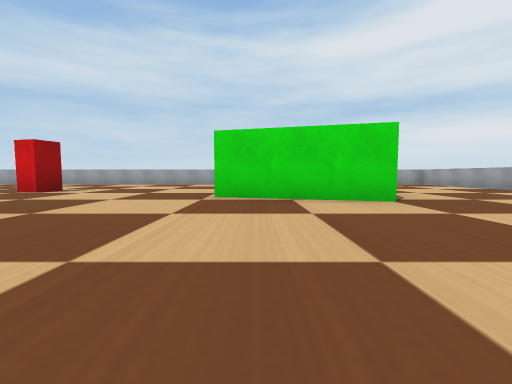
[1] (above)

16 first-person views from a walk through a world built for the Webots simulator. The camera is 0.07 m above the floor, tilts 4° down and sees 90° across. The floor is counted in squares, 0.2 m on a side. Each view is taken from the middle of a square. On the plan, view 1 faces up. The plan holds only what a view shows up to about 9 squares ahead; the rest is blank. The robots in the file are not drawn. Webots' stock objects and surfaces are drawn as simple stand-ins.

[2]
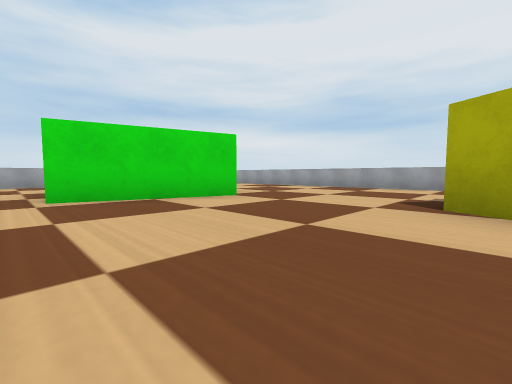

[3]
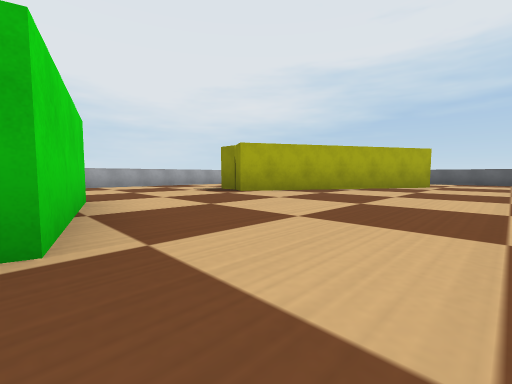

[4]
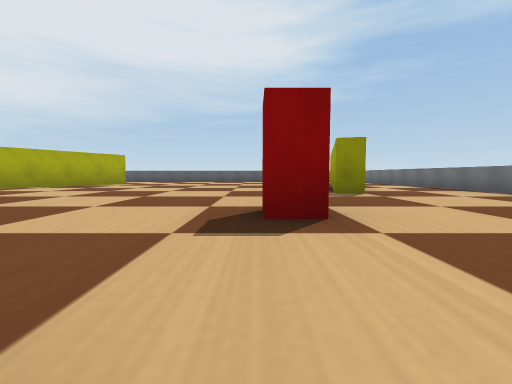

[5]
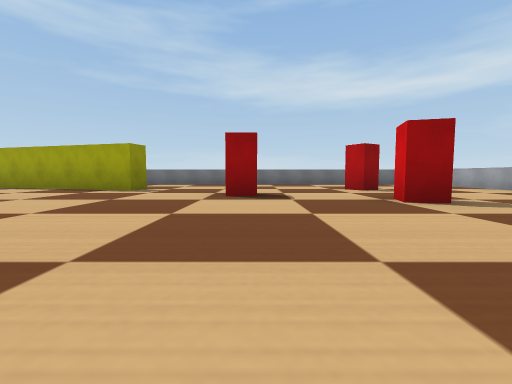

[6]
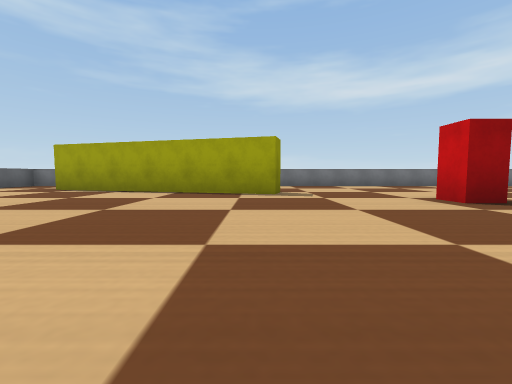

[7]
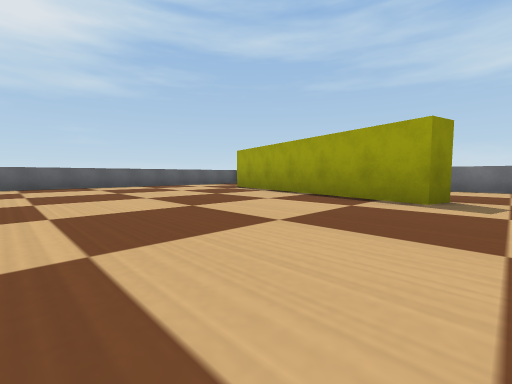

[8]
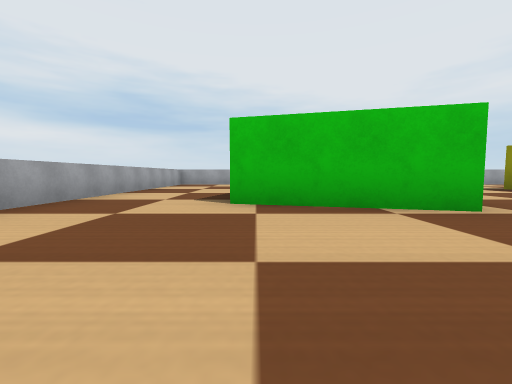

[9]
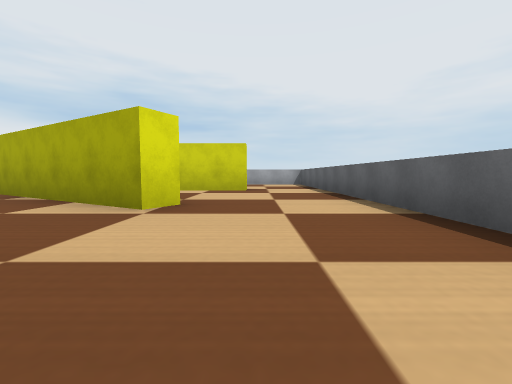

[10]
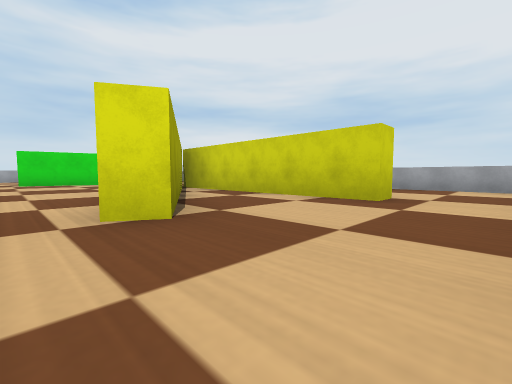

[11]
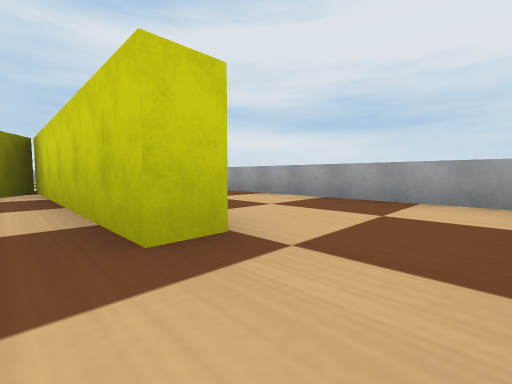

[12]
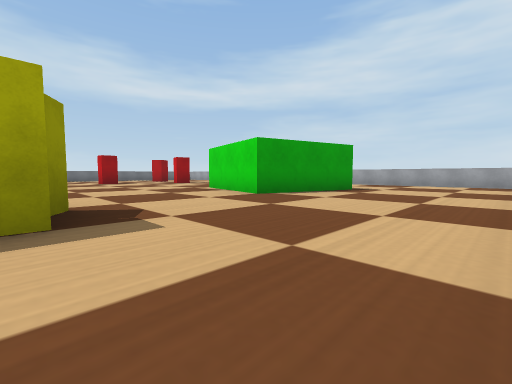

[13]
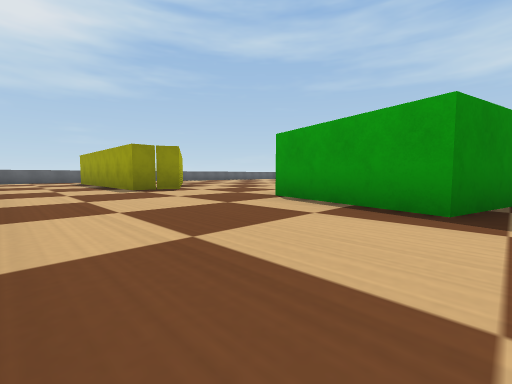

[14]
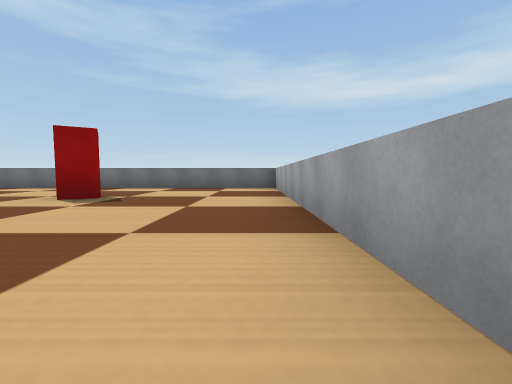

[15]
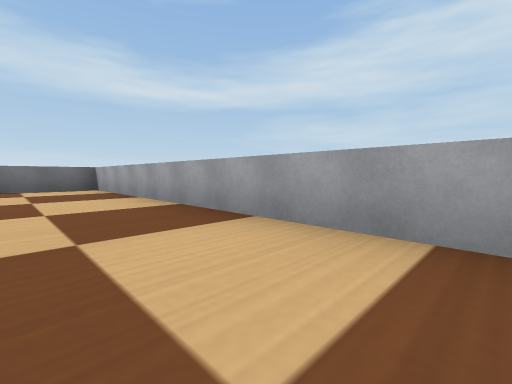

[16]
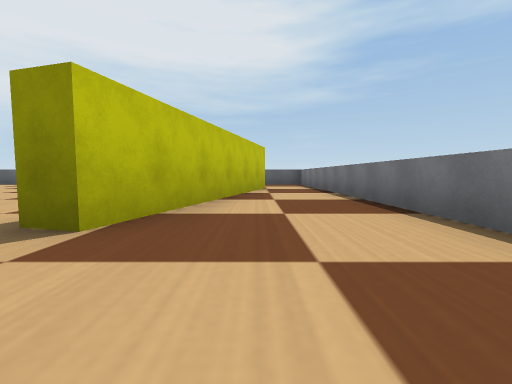

### Floor plan
Points are (right, up) in squares from view 1. A wall is a line through its corners. A room is listed if a view was taken in it or the views show most of it. See-through windows are left out.
Room 1 (views 1, 2, 3, 4, 5, 6, 7, 8, 9, 10, 11, 12, 13, 14, 15, 16)
walls: (2, 0.5) (2.4, 0.2) (3, 0.2) (3, -4.8) (2.5, -4.8) (2.5, 0.2); (2.4, 0.2) (-0.1, -4.1) (-0.5, -3.9) (2, 0.5); (-8.2, -4.3) (-6.9, 0.5) (-6.4, 0.3) (-7.8, -4.5); (-9.5, -6.5) (5.5, -6.5) (5.5, 8.5) (-9.5, 8.5) (-9.5, -6.5)
objects: red box (-7, 5) to (-7, 6); red box (-5, 3); red box (-4, 5); green box (0, 3) to (2, 6)

Where each view was taken, in squares from view 1:
view 1: 0 up, 0 right, facing up
view 2: 0 up, 1 left, facing up-right
view 3: 4 up, 2 left, facing down-right
view 4: 5 up, 5 left, facing down
view 5: 3 up, 1 left, facing left
view 6: 0 up, 2 left, facing left
view 7: 1 up, 3 left, facing down-left
view 8: 6 up, 3 left, facing right
view 9: 5 down, 3 left, facing right
view 10: 6 down, 1 left, facing up-right
view 11: 6 down, 2 right, facing up-right
view 12: 0 up, 5 right, facing up-left
view 13: 6 up, 5 right, facing down-left
view 14: 8 up, 3 left, facing left
view 15: 7 up, 3 left, facing up-left
view 16: 2 up, 8 left, facing down
